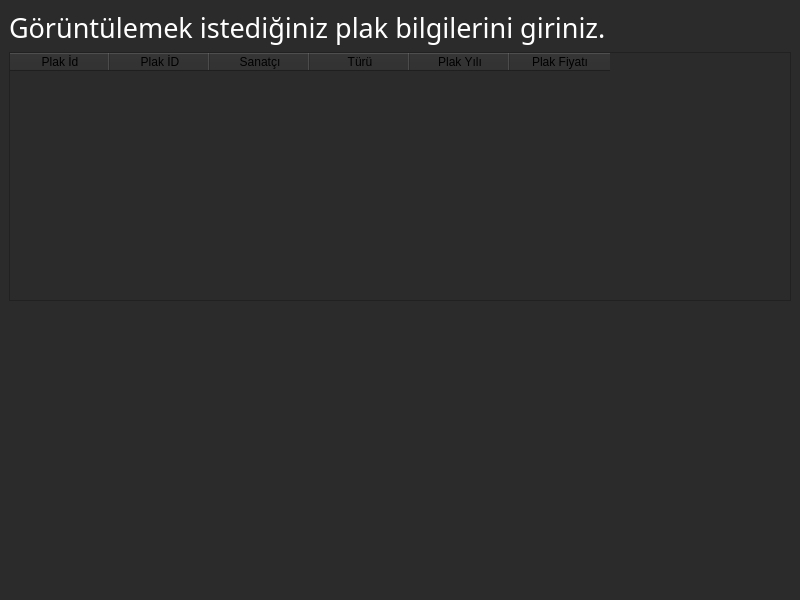
<?xml version="1.0" encoding="UTF-8"?>
<ui version="4.0">
 <class>plakgor</class>
 <widget class="QMainWindow" name="plakgor">
  <property name="geometry">
   <rect>
    <x>0</x>
    <y>0</y>
    <width>800</width>
    <height>600</height>
   </rect>
  </property>
  <property name="contextMenuPolicy">
   <enum>Qt::DefaultContextMenu</enum>
  </property>
  <property name="windowTitle">
   <string>Plak Görüntüleme</string>
  </property>
  <property name="styleSheet">
   <string notr="true">background-color: rgb(43, 43, 43);</string>
  </property>
  <widget class="QWidget" name="centralwidget">
   <layout class="QVBoxLayout" name="verticalLayout">
    <item>
     <widget class="QLabel" name="label_2">
      <property name="maximumSize">
       <size>
        <width>16777215</width>
        <height>80</height>
       </size>
      </property>
      <property name="font">
       <font>
        <family>Sans Serif Collection</family>
        <pointsize>20</pointsize>
       </font>
      </property>
      <property name="styleSheet">
       <string notr="true">color: rgb(255, 255, 255);</string>
      </property>
      <property name="text">
       <string>Görüntülemek istediğiniz plak bilgilerini giriniz.</string>
      </property>
     </widget>
    </item>
    <item>
     <widget class="QTableWidget" name="tablo">
      <column>
       <property name="text">
        <string>Plak İd</string>
       </property>
      </column>
      <column>
       <property name="text">
        <string>Plak İD</string>
       </property>
      </column>
      <column>
       <property name="text">
        <string>Sanatçı</string>
       </property>
      </column>
      <column>
       <property name="text">
        <string>Türü</string>
       </property>
      </column>
      <column>
       <property name="text">
        <string>Plak Yılı</string>
       </property>
      </column>
      <column>
       <property name="text">
        <string>Plak Fiyatı</string>
       </property>
      </column>
     </widget>
    </item>
    <item>
     <spacer name="horizontalSpacer_5">
      <property name="orientation">
       <enum>Qt::Horizontal</enum>
      </property>
      <property name="sizeHint" stdset="0">
       <size>
        <width>785</width>
        <height>20</height>
       </size>
      </property>
     </spacer>
    </item>
    <item>
     <spacer name="verticalSpacer">
      <property name="orientation">
       <enum>Qt::Vertical</enum>
      </property>
      <property name="sizeType">
       <enum>QSizePolicy::MinimumExpanding</enum>
      </property>
      <property name="sizeHint" stdset="0">
       <size>
        <width>20</width>
        <height>40</height>
       </size>
      </property>
     </spacer>
    </item>
   </layout>
  </widget>
  <widget class="QMenuBar" name="menubar">
   <property name="geometry">
    <rect>
     <x>0</x>
     <y>0</y>
     <width>800</width>
     <height>18</height>
    </rect>
   </property>
  </widget>
  <widget class="QStatusBar" name="statusbar"/>
 </widget>
 <resources/>
 <connections/>
</ui>
